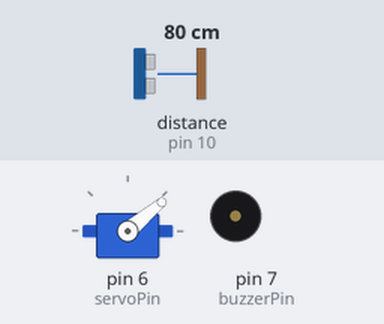
The sketch below on a simulated Arduino Uno, built with avr-gcc and run on an emulated ATmega328P. Shown: servo, buzzer (waves = sounding, pin HIGH). Wiring (inferred from the names in the program): ultrasonic range finder: trigger pin 9; echo pin 10. The test bench sets the inputs (shaded band); at power-on: distance to the obstacle (sensor on pin 10) 80 cm. The echo pulse lasts 58.3 µs per cm; pins used as bus, display or sensor lines are not drawn; what the sketch prints to the serial monitor is not drawn.

Above: at 1.4 s.
1.5 s: distance to the obstacle (sensor on pin 10) set to 18 cm
4.5 s: distance to the obstacle (sensor on pin 10) set to 14 cm
At 5.2 s:
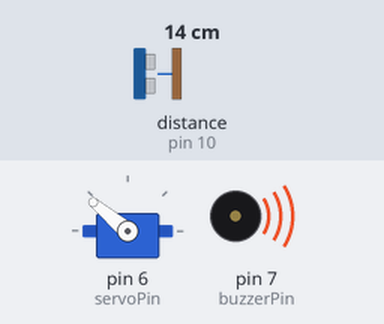
7.5 s: distance to the obstacle (sensor on pin 10) set to 35 cm
At 9.7 s:
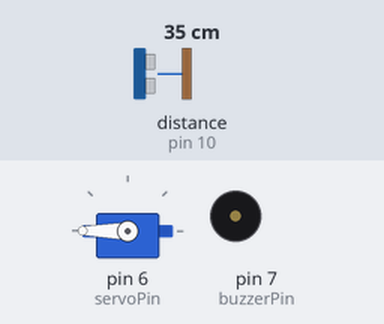
10.5 s: distance to the obstacle (sensor on pin 10) set to 2 cm
At 11.5 s:
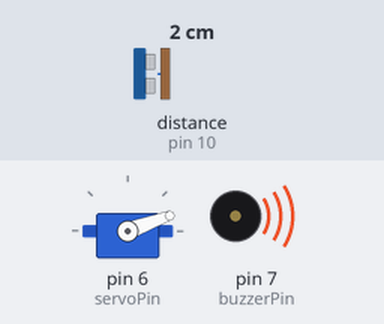
13.5 s: distance to the obstacle (sensor on pin 10) set to 60 cm
At 14.01 s:
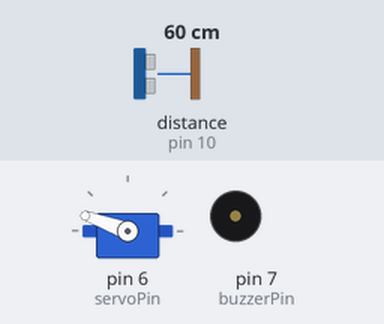
16.5 s: distance to the obstacle (sensor on pin 10) set to 4 cm
At 17.6 s:
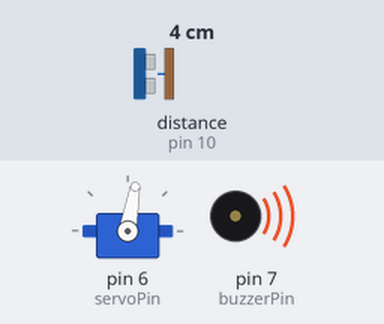
Timing chart, 0 to 20.5 s (numbered marks = the images above; inputs shaded):
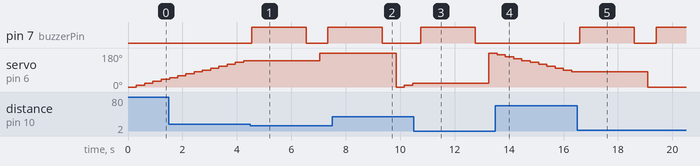

Measured:
- the behaviour switches between 17 and 16 cm on distance to the obstacle (sensor on pin 10) (found by bisection; images 0 and 1)
- after the input at 4.5 s, pin 7 (buzzerPin): LOW → HIGH after 0.05 s, → LOW 2.0 s later, → HIGH 0.80 s later
- after the input at 7.5 s, pin 7 (buzzerPin): goes on until 9.3 s, then stays LOW
- after the input at 10.5 s, pin 7 (buzzerPin): LOW → HIGH after 0.25 s, → LOW 2.0 s later
- after the input at 13.5 s, pin 7 (buzzerPin): stays LOW (without the input it goes to HIGH after 0.06 s)
- after the input at 16.5 s, pin 7 (buzzerPin): LOW → HIGH after 0.10 s, → LOW 2.0 s later, → HIGH 0.80 s later

The sketch:

sketch_jul27a.ino
```cpp
#include <Servo.h>

// Pin Definitions
const int trigPin = 9;
const int echoPin = 10;
const int servoPin = 6;
const int buzzerPin = 7;

const int detectionDistance = 15; // in centimeters

Servo myservo;
long duration;
int distance;

void setup() {
  Serial.begin(9600);

  pinMode(trigPin, OUTPUT);
  pinMode(echoPin, INPUT);
  pinMode(buzzerPin, OUTPUT);

  myservo.attach(servoPin);
}

void loop() {
  // Sweep from 0° to 180°
  for (int pos = 0; pos <= 180; pos += 10) {
    myservo.write(pos);
    delay(300);

    distance = getDistance();
    Serial.print("Angle: ");
    Serial.print(pos);
    Serial.print(" Distance: ");
    Serial.print(distance);
    Serial.println(" cm");

    if (distance > 0 && distance <= detectionDistance) {
      triggerAlarm();
      break;
    }
  }

  // Sweep from 180° back to 0°
  for (int pos = 180; pos >= 0; pos -= 10) {
    myservo.write(pos);
    delay(300);

    distance = getDistance();
    Serial.print("Angle: ");
    Serial.print(pos);
    Serial.print(" Distance: ");
    Serial.print(distance);
    Serial.println(" cm");

    if (distance > 0 && distance <= detectionDistance) {
      triggerAlarm();
      break;
    }
  }
}

// Function to get distance from ultrasonic sensor
int getDistance() {
  digitalWrite(trigPin, LOW);
  delayMicroseconds(2);

  digitalWrite(trigPin, HIGH);
  delayMicroseconds(10);
  digitalWrite(trigPin, LOW);

  duration = pulseIn(echoPin, HIGH, 30000); // 30ms timeout
  if (duration == 0) return 0; // timeout means no object

  return duration * 0.034 / 2;
}

// Function to activate the buzzer alarm
void triggerAlarm() {
  Serial.println("⚠️ Object Detected!");
  digitalWrite(buzzerPin, HIGH);
  delay(2000);
  digitalWrite(buzzerPin, LOW);
  delay(500); // Optional pause
}
```
